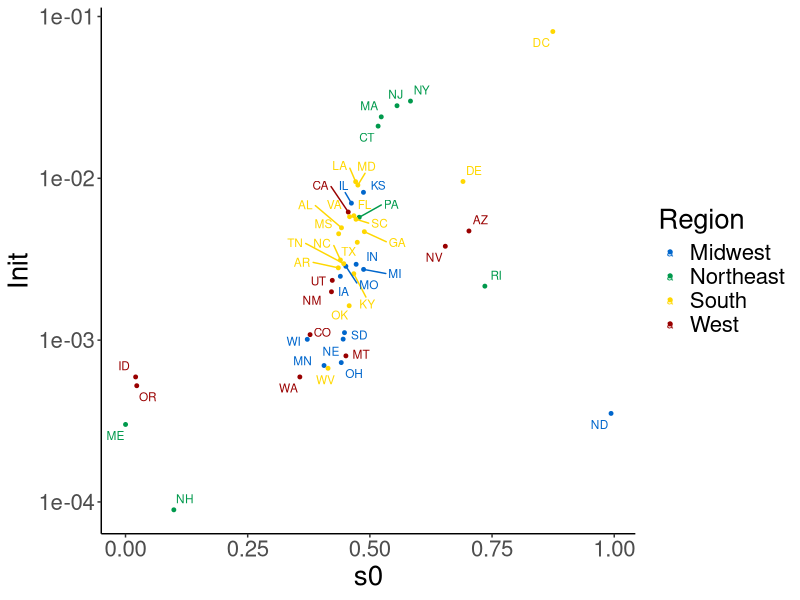

Reproduce this figure in R.
library(ggplot2)
library(gridExtra)
library(ggrepel)

clean <- theme(panel.grid.major = element_blank(), panel.grid.minor = element_blank(),
               panel.background = element_blank(), axis.line = element_line(colour = "black"),
               text = element_text(size=20))

states <- read.delim("states_49DC.tsv", header = FALSE)
no_states <- nrow(states)

param <- "0.00494648 0.004725592 0.002797547 0.006186709 0.00108099 0.02101321 0.009556145 0.08074675 0.005869293 0.004678179 0.03280633 0.0005922044 0.007022075 0.00294134 0.002480091 0.008191887 0.002571842 0.009529793 0.0003011255 0.009080876 0.02397457 0.002736044 0.0006965941 0.004541399 0.002859488 0.000799127 0.00101418 0.003802543 8.937205e-05 0.0280871 0.001989917 0.03000426 0.00312669 0.0003524225 0.000726298 0.001631182 0.0005225833 0.005743082 0.002155352 0.0055846 0.001112112 0.002967331 0.004022597 0.002340543 0.00492091 0.005791592 0.0005920849 0.0006699368 0.001011222 0.0001474013 0.4419011 0.7027351 0.4354307 0.4557757 0.3776401 0.5168677 0.6905534 0.8743672 0.4673612 0.4886965 0.0003147507 0.0207076 0.4622 0.4719123 0.4395842 0.4869069 0.4671157 0.4708707 5.732814e-05 0.4754487 0.5233149 0.4871234 0.4062399 0.436152 0.4508618 0.4509692 0.4453371 0.654378 0.09888624 0.5555276 0.4214297 0.5830996 0.439778 0.9935164 0.4414427 0.4576465 0.02298935 0.4782788 0.7353051 0.4715997 0.4480709 0.4465802 0.4742313 0.4230786 0.3008775 0.4584686 0.3567086 0.4144042 0.3719223 0.244507 0.01258636 1.161118 1.89173 -0.03399191 -54.28325 -255.3139 0.4132449"
param <- as.numeric(strsplit(param, " ", fixed=TRUE)[[1]])

states$Init <- param[1:no_states]
states$s0 <- param[(no_states+1):(2*no_states)]

state2reg <- read.csv("state_lv_data/state2censusReg.csv")
state2reg <- subset(state2reg, select=-c(State))
#CR <- c("Northeast", "South", "Midwest", "West")

state_prms_df <- merge(states, state2reg, by.x = "V1", by.y = "State.Code")

ggplot(state_prms_df, aes(x=s0, y=Init, color=Region)) +
  geom_point(size=1) +
  scale_y_continuous(trans='log10') + 
  geom_text_repel(aes(label = V1), size = 3, max.overlaps = Inf) +
  scale_color_manual(values = c("#0066CC", "#00994C", "#FFD700", "#990000")) + clean

## Plot state fit ##

#################